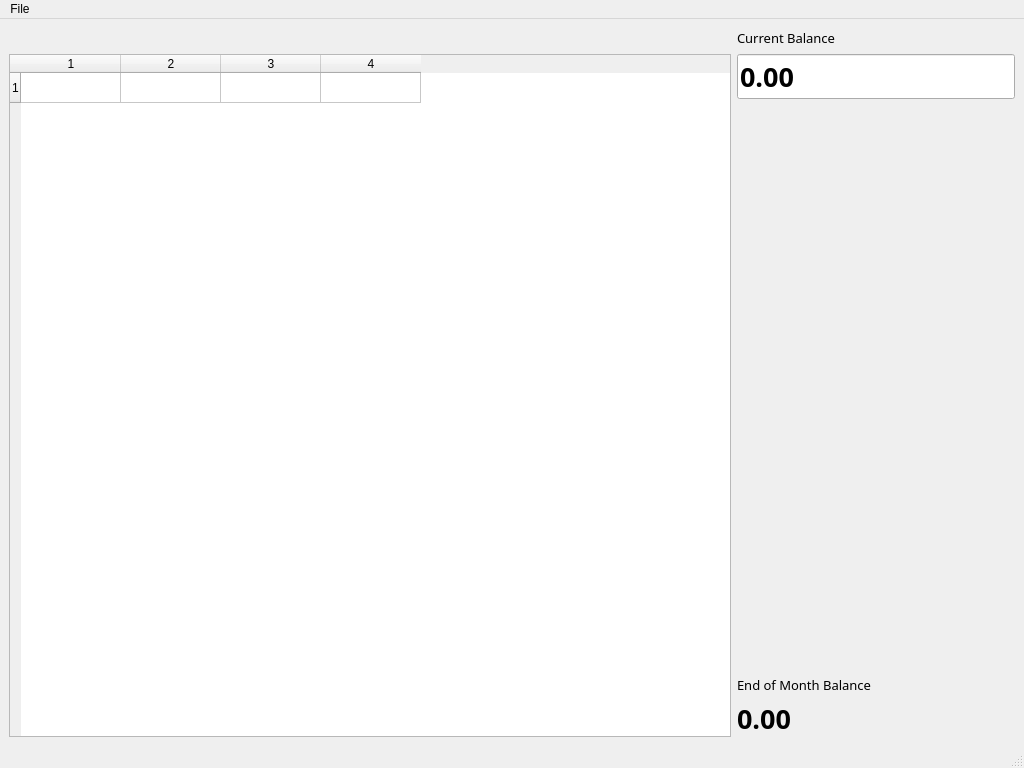
<?xml version="1.0" encoding="UTF-8"?>
<ui version="4.0">
 <class>MainWindow</class>
 <widget class="QMainWindow" name="MainWindow">
  <property name="geometry">
   <rect>
    <x>0</x>
    <y>0</y>
    <width>1024</width>
    <height>768</height>
   </rect>
  </property>
  <property name="windowTitle">
   <string>MainWindow</string>
  </property>
  <widget class="QWidget" name="centralwidget">
   <layout class="QGridLayout" name="gridLayout_2">
    <item row="0" column="0">
     <spacer name="horizontalSpacer">
      <property name="orientation">
       <enum>Qt::Orientation::Horizontal</enum>
      </property>
      <property name="sizeHint" stdset="0">
       <size>
        <width>40</width>
        <height>20</height>
       </size>
      </property>
     </spacer>
    </item>
    <item row="4" column="3">
     <widget class="QLabel" name="endBalLabel">
      <property name="font">
       <font>
        <family>Terminus</family>
        <pointsize>10</pointsize>
       </font>
      </property>
      <property name="text">
       <string>End of Month Balance</string>
      </property>
     </widget>
    </item>
    <item row="0" column="2">
     <spacer name="horizontalSpacer_3">
      <property name="orientation">
       <enum>Qt::Orientation::Horizontal</enum>
      </property>
      <property name="sizeHint" stdset="0">
       <size>
        <width>40</width>
        <height>20</height>
       </size>
      </property>
     </spacer>
    </item>
    <item row="0" column="3">
     <widget class="QLabel" name="curBalLabel">
      <property name="font">
       <font>
        <family>Terminus</family>
        <pointsize>10</pointsize>
       </font>
      </property>
      <property name="text">
       <string>Current Balance</string>
      </property>
     </widget>
    </item>
    <item row="2" column="3">
     <widget class="QLineEdit" name="curBalBox">
      <property name="font">
       <font>
        <family>Terminus</family>
        <pointsize>20</pointsize>
        <bold>true</bold>
       </font>
      </property>
      <property name="text">
       <string>0.00</string>
      </property>
     </widget>
    </item>
    <item row="0" column="1">
     <spacer name="horizontalSpacer_2">
      <property name="orientation">
       <enum>Qt::Orientation::Horizontal</enum>
      </property>
      <property name="sizeHint" stdset="0">
       <size>
        <width>40</width>
        <height>20</height>
       </size>
      </property>
     </spacer>
    </item>
    <item row="3" column="3">
     <spacer name="verticalSpacer">
      <property name="orientation">
       <enum>Qt::Orientation::Vertical</enum>
      </property>
      <property name="sizeHint" stdset="0">
       <size>
        <width>20</width>
        <height>40</height>
       </size>
      </property>
     </spacer>
    </item>
    <item row="5" column="3">
     <widget class="QLabel" name="label">
      <property name="font">
       <font>
        <family>Terminus</family>
        <pointsize>20</pointsize>
        <bold>true</bold>
       </font>
      </property>
      <property name="text">
       <string>0.00</string>
      </property>
     </widget>
    </item>
    <item row="2" column="0" rowspan="4" colspan="3">
     <widget class="QTableWidget" name="tableWidget">
      <property name="rowCount">
       <number>1</number>
      </property>
      <property name="columnCount">
       <number>4</number>
      </property>
      <row/>
      <column/>
      <column/>
      <column/>
      <column/>
     </widget>
    </item>
   </layout>
  </widget>
  <widget class="QMenuBar" name="menubar">
   <property name="geometry">
    <rect>
     <x>0</x>
     <y>0</y>
     <width>1024</width>
     <height>22</height>
    </rect>
   </property>
   <widget class="QMenu" name="menuFile">
    <property name="title">
     <string>File</string>
    </property>
    <addaction name="actionNew"/>
    <addaction name="actionSave"/>
    <addaction name="actionLoad"/>
    <addaction name="separator"/>
    <addaction name="separator"/>
    <addaction name="actionExit"/>
   </widget>
   <addaction name="menuFile"/>
  </widget>
  <widget class="QStatusBar" name="statusbar"/>
  <action name="actionLoad">
   <property name="text">
    <string>Load</string>
   </property>
   <property name="toolTip">
    <string>Load...</string>
   </property>
   <property name="shortcut">
    <string>Ctrl+L</string>
   </property>
  </action>
  <action name="actionSave">
   <property name="text">
    <string>Save</string>
   </property>
   <property name="toolTip">
    <string>Save...</string>
   </property>
   <property name="shortcut">
    <string>Ctrl+S</string>
   </property>
  </action>
  <action name="actionExit">
   <property name="text">
    <string>Exit</string>
   </property>
   <property name="toolTip">
    <string>Exit Program...</string>
   </property>
   <property name="shortcut">
    <string>Ctrl+E</string>
   </property>
  </action>
  <action name="actionNew">
   <property name="text">
    <string>New</string>
   </property>
  </action>
 </widget>
 <resources/>
 <connections>
  <connection>
   <sender>actionExit</sender>
   <signal>triggered()</signal>
   <receiver>MainWindow</receiver>
   <slot>close()</slot>
   <hints>
    <hint type="sourcelabel">
     <x>-1</x>
     <y>-1</y>
    </hint>
    <hint type="destinationlabel">
     <x>511</x>
     <y>383</y>
    </hint>
   </hints>
  </connection>
 </connections>
</ui>
